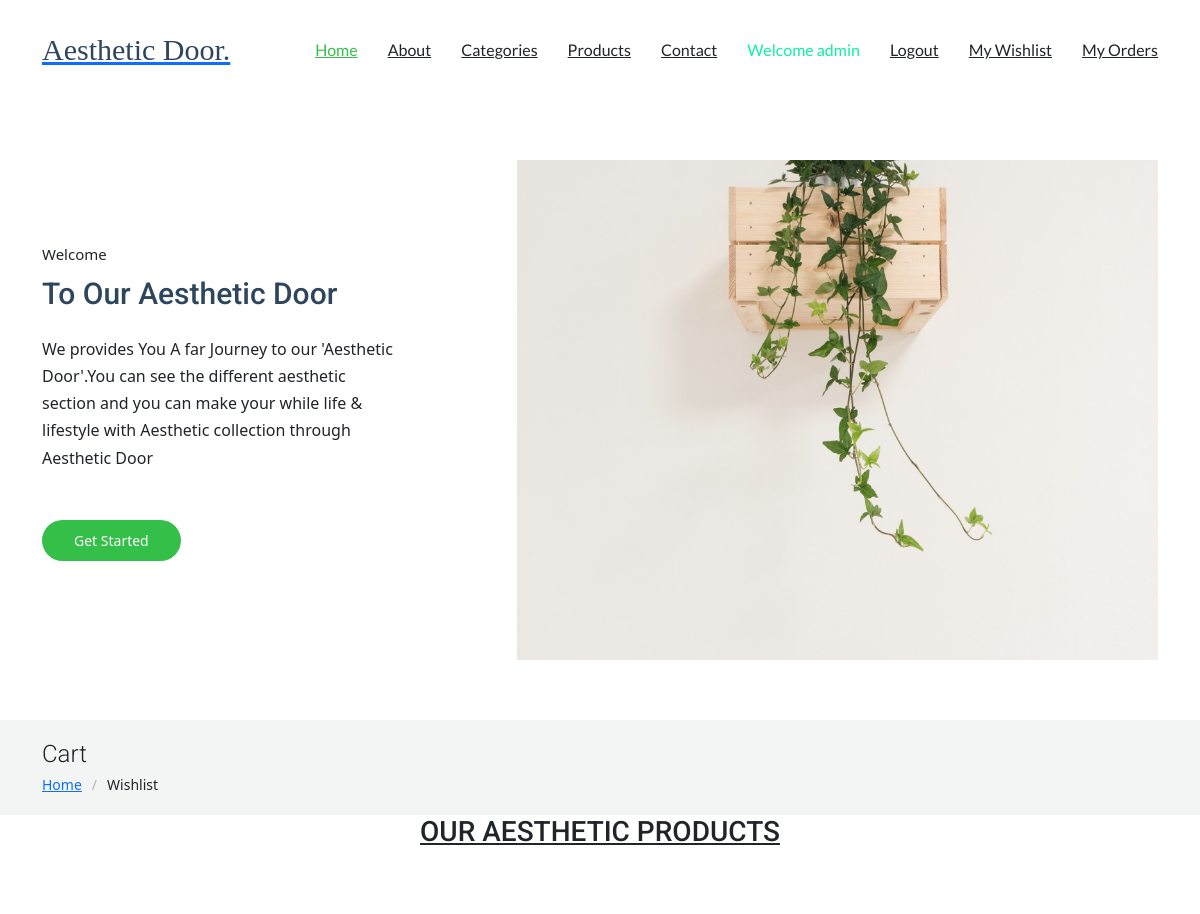
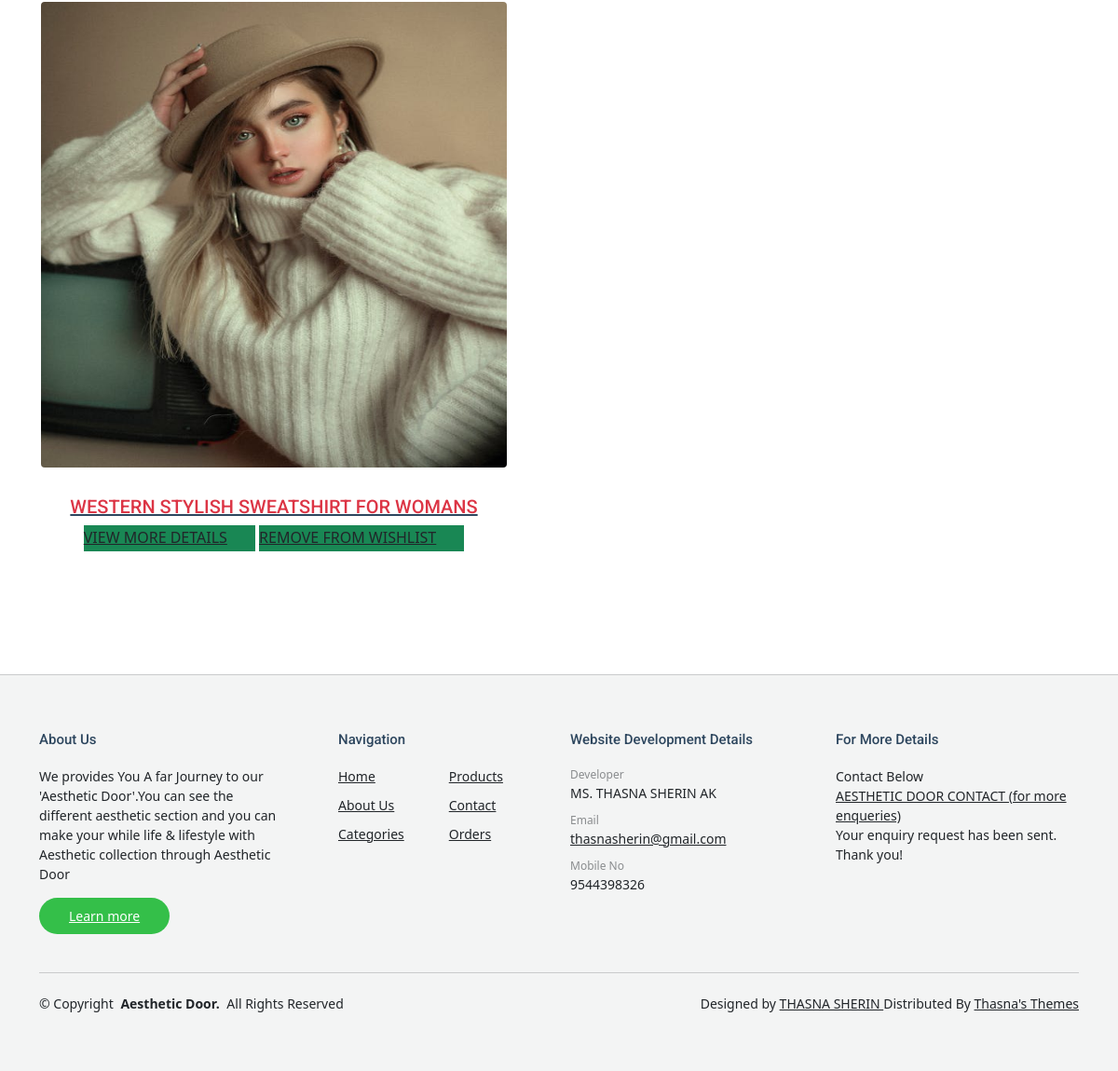
The page /wishlist (signed in) on the database its author committed (2 pictures, top to bottom).
### Adminapp/models.py (models this page shows)
class Product(models.Model):
    pname=models.CharField(max_length=20)
    pcat=models.CharField(max_length=100)
    pprice=models.IntegerField()
    pstock=models.IntegerField()
    pimage=models.ImageField(upload_to='pimages')
    status=models.IntegerField(default=0)

### Userapp/views.py (the view)
# urls.py: path('wishlist',views.wishlist,name='wishlist'),
def wishlist(request):
    pro=Product.objects.filter(status=1)
    return render(request,'wishlist.html',{'pro':pro})

### Userapp/templates/wishlist.html (shortened to what this page needs)
{% extends 'userindex.html' %}
{% block body %}
<div class="page-title light-background">
  <div class="container">
    <h1>Cart</h1>
    <nav class="breadcrumbs">
      <ol>
        <li><a href="{% url 'userindex' %}">Home</a></li>
        <li class="current">Wishlist</li>
      </ol>
    </nav>
  </div>
</div>
<center>
  <center><h3><u>OUR AESTHETIC PRODUCTS</u></h3></center>
  <section id="team" class="team section">
    <div class="row">
      {% if pro %}
      {% for i in pro %}
      <div class="col-6">
      <div class="team container">
        <div class="pic">
          <img src="{{i.pimage.url}}" style="height: 500px;width: 500px;" alt="Image" class="img-fluid">
        </div>
        <h3 clas="">
          <a href="#"><span class="text-danger">{{i.pname}}</span> </a>
        </h3>
        <p class="mb-0">
          <a href="{% url 'viewmoreproducts' id=i.id %}" class="more dark bg-success">VIEW MORE DETAILS <span class="bi bi-arrow-right-short"></span></a>
          <a href="{% url 'removewish' id=i.id %}" class="more dark bg-success">REMOVE FROM WISHLIST <span class="bi bi-arrow-right-short"></span></a>
        </p><br>
      </div>
      </div>
      {% endfor %}
    </div>
</section>
</center>
{% else %}
<center><h4 style="color: red;">Your Wishlist is Empty!!</h4></center>
{% endif %}
<br><br>
{% endblock %}

### Userapp/static/assets/css/main.css (style rules this page uses)
:root { --default-font: "Roboto", system-ui, -apple-system, "Segoe UI", Roboto, "Helvetica Neue", Arial, "Noto Sans", "Liberation Sans", sans-serif, "Apple Color Emoji", "Segoe UI Emoji", "Segoe UI Symbol", "Noto Color Emoji"; --heading-font: "Roboto", sans-serif; --nav-font: "Lato", sans-serif; }
:root { --background-color: #ffffff; --default-color: #212529; --heading-color: #2d465e; --accent-color: #34bf49; --surface-color: #ffffff; --contrast-color: #ffffff; }
:root { --nav-color: #212529; --nav-hover-color: #34bf49; --nav-mobile-background-color: #ffffff; --nav-dropdown-background-color: #ffffff; --nav-dropdown-color: #212529; --nav-dropdown-hover-color: #34bf49; }
.light-background { --background-color: #f3f4f4; --surface-color: #ffffff; }
:root { scroll-behavior: smooth; }
body { color: var(--default-color); background-color: var(--background-color); font-family: var(--default-font); }
a { color: var(--accent-color); text-decoration: none; transition: 0.3s; }
h1, h2, h3, h4, h5, h6 { color: var(--heading-color); font-family: var(--heading-font); }
.page-title { color: var(--default-color); background-color: var(--background-color); padding: 20px 0; position: relative; }
.page-title h1 { font-size: 24px; font-weight: 300; margin: 0 0 5px 0; }
.page-title .breadcrumbs ol { display: flex; flex-wrap: wrap; list-style: none; padding: 0; margin: 0; font-size: 14px; font-weight: 400; }
.page-title .breadcrumbs ol li+li { padding-left: 10px; }
.page-title .breadcrumbs ol li+li::before { content: "/"; display: inline-block; padding-right: 10px; color: color-mix(in srgb, var(--default-color), transparent 70%); }
section, .section { color: var(--default-color); background-color: var(--background-color); padding: 60px 0; scroll-margin-top: 100px; overflow: clip; }
.team .team h3 { font-size: 20px; }
.team .team h3 a { color: var(--heading-color); }
.team .team .pic { margin-bottom: 30px; }
.team .team .pic img { border-radius: 4px; }
.team p { line-height: 1.7; color: var(--default-color); }
.team .more { position: relative; padding-right: 30px; display: inline-block; }
.team .more span { position: absolute; top: 50%; right: 0; font-size: 16px; transform: translateY(-50%); width: 20px; height: 20px; background: transparent; color: var(--contrast-color); line-height: 1.6; text-align: center; transition: 0.3s all ease; }
.team .more span:before { position: absolute; top: 50%; left: 50%; transform: translate(-50%, -50%); }
.team .more.dark { color: var(--default-color); }
.team .more.dark>span { color: var(--default-color); }

### rows shown on the page
Product: pimage (picture), pname "WESTERN STYLISH SWEATSHIRT FOR WOMANS"

### other values the page prints
{{ request.session.username_u }} "admin"
